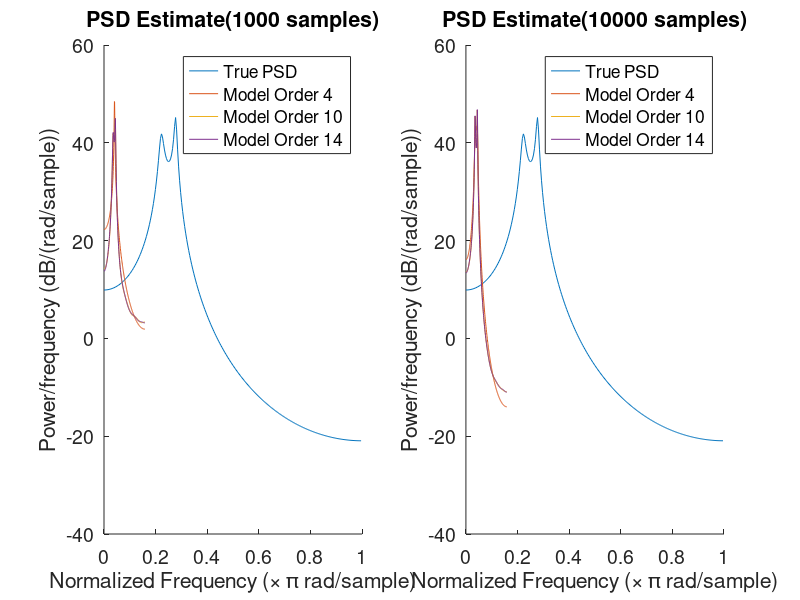

This figure's MATLAB source:
%% --- 1. CLASSICAL AND MODERN SPECTRUM ESTIMATION --- %%
close all;
clear all;
clc;


%% 1.4 Spectrum of Autoregressive Processes %%

% (a) While using the unbiased ACF estimate when finding the AR parameters,
% this estimate can be highly erratic for larger lags close to N, where
% fewer samples are available to estiamte to estimate the PSD. ACF may not
% bepositive definite, resulting in negative PSD values.

A = [1, -2.76, 3.81, -2.65, 0.92];
x = filter(1, A, randn(1000, 1));
x = x(500:1000); leg = {'True PSD'};
[H, f] = freqz(1, A, []); P = abs(H).^2;
figure(1); hold on;
plot(f/pi, 10*log10(abs(P)));
for i = [4, 10, 14]
    [pxx, w] = pyulear(x, i); % power spectrum estimate given AR model
    plot(w/pi, 10*log10(pxx));
    leg{end+1} = sprintf('Model Order %d', i);
end
set(gca,'fontsize', 14);
xlabel('Normalized Frequency (\times \pi rad/sample)'); 
ylabel('Power/frequency (dB/(rad/sample))'); title('PSD Estimate of AR(4) Process');
legend(leg); hold off;

%% Part c
close all;
clear all;
clc;
n_samples = [1000, 10000]; titles = {'(1000 samples)', '(10000 samples)'};
figure(1); 
for j = 1:2
    A = [1, -2.76, 3.81, -2.65, 0.92];
    x = filter(1, A, randn(n_samples(j), 1));
    x = x(500:end); leg = {'True PSD'};
    [H, f] = freqz(1, A, 256); P = abs(H).^2;
    subplot(1, 2, j); hold on;
    plot(f/pi, 10*log10(abs(P)));
    for i = [4, 10, 14]
        [pxx, w] = pyulear(x, i, 256); % power spectrum estimate given AR model
        plot(w/pi, 10*log10(pxx));
        leg{end+1} = sprintf('Model Order %d', i);
    end
    set(gca,'fontsize', 14);
    xlabel('Normalized Frequency (\times \pi rad/sample)'); 
    ylabel('Power/frequency (dB/(rad/sample))'); 
    title(strcat('PSD Estimate ',titles(j)));
    legend(leg); hold off;
end

